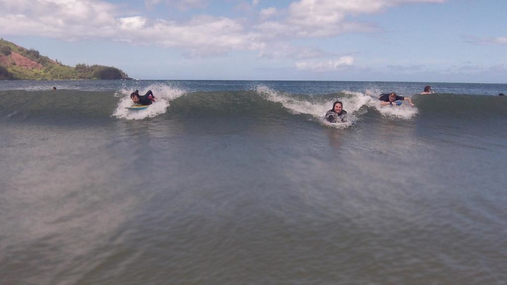
#> input picture HJoceanSmall.png, 507 x 285 px
$ python SeamCarving.py   (Python 2 division)
#> lines starting #> are read from the running program, lines starting #| are printed output that depends on the picture; after the words box and inside, x2 and y2 are one past the last pixel; in counts of white or black regions, pixels touching at a corner belong together; long printed decimals are rounded
__author__ = 'Satyam'

import pylab
import math
from skimage import img_as_float


class SeamCarving:

    def dual_gradient_energy(self, img_path):
        """
        Input: Path of the image
        Output:
        a W x H array of floats, the energy at each pixel in input img.
        W is width of the image
        H is height of the image
        Working:
        Slices the image into its R, G and B components.
        Calculates energy of each pixel by dual gradient energy function.
        """

        img = pylab.imread(img_path)
        img = img_as_float(img)
        height, width = img.shape[:2]
        r = img[:, :, 0]
        g = img[:, :, 1]
        b = img[:, :, 2]

        energy = [[-1 for i in range(width)] for j in range(height)]

        for i in range(height):
            for j in range(width):
                if i == 0:
                    ry = r[i+1][j] - r[height-1][j]
                    gy = g[i+1][j] - g[height-1][j]
                    by = b[i+1][j] - b[height-1][j]
                elif i == height - 1:
                    ry = r[0][j] - r[i-1][j]
                    gy = g[0][j] - g[i-1][j]
                    by = b[0][j] - b[i-1][j]
                else:
                    ry = r[i+1][j] - r[i-1][j]
                    gy = g[i+1][j] - g[i-1][j]
                    by = b[i+1][j] - b[i-1][j]

                if j == 0:
                    rx = r[i][j+1] - r[i][width-1]
                    gx = g[i][j+1] - g[i][width-1]
                    bx = b[i][j+1] - b[i][width-1]
                elif j == width - 1:
                    rx = r[i][0] - r[i][j-1]
                    gx = g[i][0] - g[i][j-1]
                    bx = b[i][0] - b[i][j-1]
                else:
                    rx = r[i][j+1] - r[i][j-1]
                    gx = g[i][j+1] - g[i][j-1]
                    bx = b[i][j+1] - b[i][j-1]

                delta_x = math.pow(rx, 2) + math.pow(gx, 2) + math.pow(bx, 2)
                delta_y = math.pow(ry, 2) + math.pow(gy, 2) + math.pow(by, 2)

                energy[i][j] = delta_x + delta_y

        return energy

    def find_seam(self, energy):
        """
        Input: Array of energy of each pixel
        Output:
        1. A List having column numbers for each row of the image,
        depicting the seam with lowest cost.
        2. Cost of the seam found with lowest cost.
        Working:
        Performs memoization by saving the solution of sub-problems in the
        form of matrices cost and path.
        Cost matrix helps us to find minimum cost at iteration without
        recomputing it.
        Path matrix helps us to find the seam co-ordinates without
        recomputing it.
        """

        energy = img_as_float(energy)
        height, width = energy.shape

        cost = [[0 for i in range(width)] for j in range(height)]
        path = [[-1 for i in range(width)] for j in range(height)]

        for i in range(width):
            cost[height-1][i] = energy[height-1][i]

        for i in range(height-2, -1, -1):
            for j in range(width):
                if j == 0:
                    adj = [cost[i+1][j], cost[i+1][j+1]]
                    cost[i][j] = energy[i][j] + min(adj)
                    path[i][j] = j + adj.index(min(adj))
                elif j == width-1:
                    adj = [cost[i+1][j-1], cost[i+1][j]]
                    cost[i][j] = energy[i][j] + min(adj)
                    path[i][j] = j + adj.index(min(adj)) - 1
                else:
                    adj = [cost[i+1][j-1], cost[i+1][j], cost[i+1][j+1]]
                    cost[i][j] = energy[i][j] + min(adj)
                    path[i][j] = j + adj.index(min(adj)) - 1

        min_cost = cost[0][0]
        start_index = 0
        for i in range(width):
            if cost[0][i] < min_cost:
                min_cost = cost[0][i]
                start_index = i

        seam = [start_index]
        next_index = start_index

        for i in range(height):
            seam = seam + [path[i][next_index]]
            next_index = path[i][next_index]
        return seam, min_cost

    def plot_seam(self, image, seam):
        """
        Input:
        1. image: Original image in the first instance and then
        reduced image in subsequent iteration
        2. seam: list having column numbers for each row of the image,
        depicting the seam to be removed.
        Output:
        Input image with the seam drawn, showing the seam visualization
        Working:
        Replaces the RGB values of the seam pixel co-ordinates identified by
        list - seam with (0.7, 0, 0) which RGB value for red
        """

        seam_plot = pylab.imread(image)
        seam_plot = img_as_float(seam_plot)

        height, width = seam_plot.shape[0:2]

        for i in range(height):
            for j in range(width):
                if seam[i] == j:
                    seam_plot[i][j][0] = 0.7
                    seam_plot[i][j][1] = 0
                    seam_plot[i][j][2] = 0
        pylab.imsave("SeamPlot", seam_plot)
        return seam_plot

    def remove_seam(self, img, seam):
        """
        Input:
        1. img: Original image in the first instance and then
        reduced image in subsequent iteration
        2. seam: list having column numbers for each row of the image,
        depicting the seam to be removed.
        Output:
        NewImage.png: New image saved having the seam pixels removed
        new_img: New image having the seam pixels removed from input image
        Working:
        We copy the non-seam pixels from img to a new image.
        We adopt this method since nd array is immutable.
        """

        img = pylab.imread(img)
        img = img_as_float(img)

        height = img.shape[0]
        width = img.shape[1]

        new_img = [[[0 for k in range(3)] for i in range(width-1)]
                   for j in range(height)]

        new_img = img_as_float(new_img)

        y = 0
        for i in range(height):
            for j in range(width):
                if j != seam[i]:
                    new_img[i][y][0] = img[i][j][0]
                    new_img[i][y][1] = img[i][j][1]
                    new_img[i][y][2] = img[i][j][2]
                    y = (y + 1) % (width - 1)

        pylab.imsave('NewImage.png', new_img)
        return new_img


if __name__ == '__main__':

    sc = SeamCarving()

    img = pylab.imread("HJoceanSmall.png")
#> img is the input picture: shape (285, 507, 3) float32; mean R, G, B 0.5, 0.502, 0.545
    img = img_as_float(img)

    pylab.figure()
    pylab.gray()

    # Plotting the input image
    pylab.subplot(2, 2, 1)
    pylab.imshow(img)
    pylab.title('Original image')

    # Plotting the energy function of the image
    energy_image = sc.dual_gradient_energy('HJoceanSmall.png')
#> in dual_gradient_energy, `r = img[:, :, 0]`:
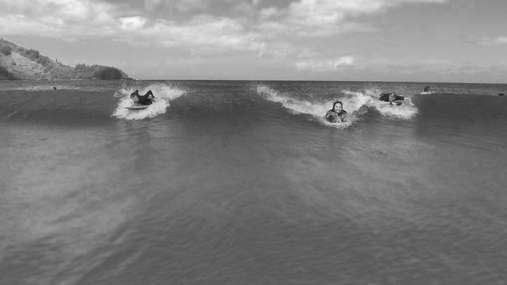
#> r: shape (285, 507) float32; min 0.0941, max 0.992, mean 0.501
#> in dual_gradient_energy, `b = img[:, :, 2]`:
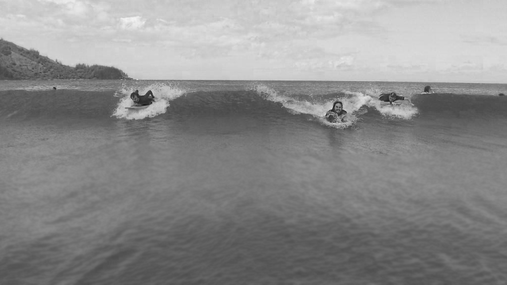
#> b: shape (285, 507) float32; min 0.0902, max 0.957, mean 0.544
#> after the loop in dual_gradient_energy, `for i in range(height):`: energy = 285 items
#> energy_image = 285 items
    pylab.subplot(2, 2, 2)
    pylab.imshow(energy_image)
    pylab.title('Energy function plot')

    seam, mininum_cost = sc.find_seam(energy_image)
#> in find_seam, `energy = img_as_float(energy)`:
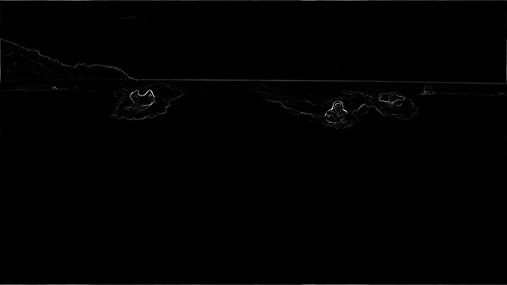
#> energy: shape (285, 507) float64; min 0, max 2.17, mean 0.0113; drawn with min black and max white
#> in find_seam, `min_cost = cost[0][0]`: min_cost = 1.42
#> the loop in find_seam, `for i in range(width):` made 507 passes
#> min_cost on passes 2, 24, 25, 30, 31, 32, 33, 34, 36, 37, 45, 93: 1.39, 1.36, 1.33, 1.31, 1.3, 1.28, 1.28, 1.27, 1.27, 1.26, 1.24, 1.21
#> after the loop in find_seam, `for i in range(width):`: min_cost = 0.925; start_index = 500
#> in find_seam, `seam = [start_index]`: seam = [500]
#> in find_seam, `next_index = start_index`: next_index = 500
#> the loop in find_seam, `for i in range(height):` made 285 passes
#> next_index on passes 12 to 14: 490, 489, 488
#> after the loop in find_seam, `for i in range(height):`: seam = 286 values, max 500 at index 0, min -1 at index 285, mean 481.7
#> mininum_cost = 0.925
    print "Iteration 1: Cost of seam to be removed: ", mininum_cost
#| Iteration 1: Cost of seam to be removed:  0.9247

    # Plotting the seam found on the input image
    seam_plot = sc.plot_seam('HJoceanSmall.png', seam)
#> after the loop in plot_seam, `for i in range(height):`:
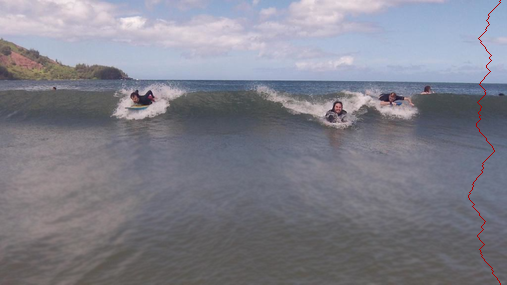
#> seam_plot: shape (285, 507, 3) float32; 0.2% of pixels changed, all inside (x1, y1, x2, y2) = (468, 0, 501, 285)
#> (the run stopped early here; a loop or call above may not have finished)
